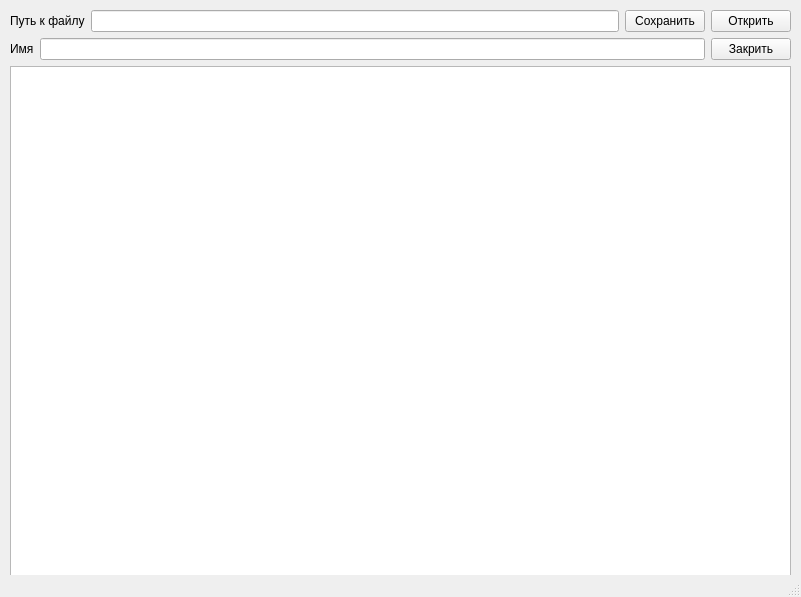
<?xml version="1.0" encoding="UTF-8"?>
<ui version="4.0">
 <class>MainWindow</class>
 <widget class="QMainWindow" name="MainWindow">
  <property name="geometry">
   <rect>
    <x>0</x>
    <y>0</y>
    <width>801</width>
    <height>597</height>
   </rect>
  </property>
  <property name="windowTitle">
   <string>MainWindow</string>
  </property>
  <widget class="QWidget" name="centralwidget">
   <widget class="QWidget" name="layoutWidget">
    <property name="geometry">
     <rect>
      <x>10</x>
      <y>10</y>
      <width>781</width>
      <height>571</height>
     </rect>
    </property>
    <layout class="QVBoxLayout" name="verticalLayout_2">
     <item>
      <layout class="QVBoxLayout" name="verticalLayout">
       <item>
        <layout class="QHBoxLayout" name="horizontalLayout_3">
         <item>
          <layout class="QHBoxLayout" name="horizontalLayout_2">
           <item>
            <widget class="QLabel" name="label">
             <property name="text">
              <string>Путь к файлу</string>
             </property>
            </widget>
           </item>
           <item>
            <widget class="QLineEdit" name="URL"/>
           </item>
           <item>
            <widget class="QPushButton" name="Save">
             <property name="text">
              <string>Сохранить</string>
             </property>
            </widget>
           </item>
          </layout>
         </item>
         <item>
          <widget class="QPushButton" name="Open">
           <property name="text">
            <string>Открить</string>
           </property>
          </widget>
         </item>
        </layout>
       </item>
       <item>
        <layout class="QHBoxLayout" name="horizontalLayout">
         <item>
          <widget class="QLabel" name="label_2">
           <property name="text">
            <string>Имя</string>
           </property>
          </widget>
         </item>
         <item>
          <widget class="QLineEdit" name="Name"/>
         </item>
         <item>
          <widget class="QPushButton" name="Close">
           <property name="text">
            <string>Закрить</string>
           </property>
          </widget>
         </item>
        </layout>
       </item>
      </layout>
     </item>
     <item>
      <widget class="QTextEdit" name="Editor"/>
     </item>
    </layout>
   </widget>
  </widget>
  <widget class="QStatusBar" name="statusbar"/>
 </widget>
 <resources/>
 <connections/>
</ui>
